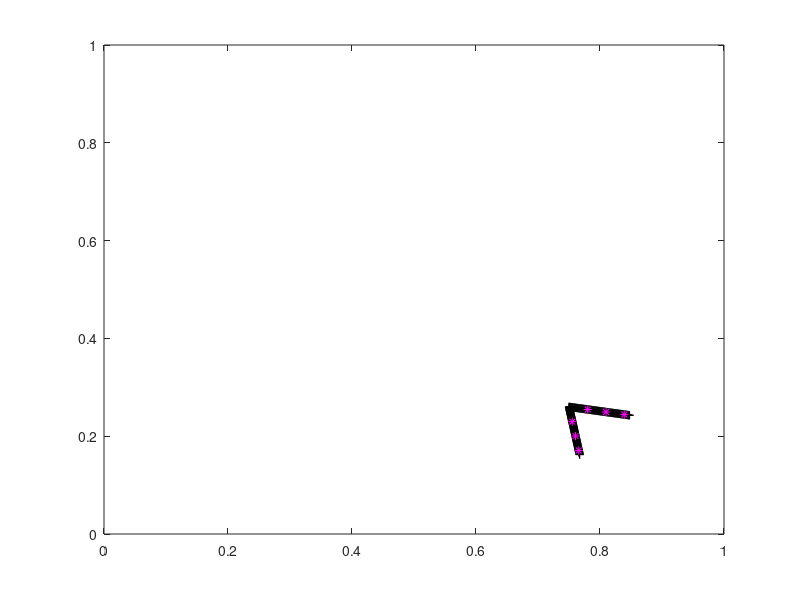

Write the MATLAB code that produced this figure.
%-------------------------------------------------------------------------------------------------------------------%
%
% IB2d is an Immersed Boundary Code (IB) for solving fully coupled non-linear 
% 	fluid-structure interaction models. This version of the code is based off of
%	Peskin's Immersed Boundary Method Paper in Acta Numerica, 2002.
%
% Author: Nicholas A. Battista
% Email:  nick.battista@unc.edu
% Date Created: September 9th, 2016
% Institution: UNC-CH
%
% This code is capable of creating Lagrangian Structures using:
% 	1. Springs
% 	2. Beams (*torsional springs)
% 	3. Target Points
%	4. Muscle-Model (combined Force-Length-Velocity model, "HIll+(Length-Tension)")
%
% One is able to update those Lagrangian Structure parameters, e.g., spring constants, resting %%	lengths, etc
% 
% There are a number of built in Examples, mostly used for teaching purposes. 
% 
% If you would like us %to add a specific muscle model, please let Nick (nick.battista@unc.edu) know.
%
%--------------------------------------------------------------------------------------------------------------------%

%%%%%%%%%%%%%%%%%%%%%%%%%%%%%%%%%%%%%%%%%%%%%%%%%%%%%%%%%%%%%%%%%%%%%%%%%%%%%%%%%%%%%%
%
% FUNCTION: creates the geometry and prints associated input files
%
%%%%%%%%%%%%%%%%%%%%%%%%%%%%%%%%%%%%%%%%%%%%%%%%%%%%%%%%%%%%%%%%%%%%%%%%%%%%%%%%%%%%%%

function Make_Scallop_Geo_and_Input_Files()

%
% Grid Parameters (MAKE SURE MATCHES IN input2d !!!)
%
Nx =  512;        % # of Eulerian Grid Pts. in x-Direction (MUST BE EVEN!!!)
Lx = 1.0;        % Length of Eulerian Grid in x-Direction
dx = Lx/Nx;      % Grid spatial resolution

%
% Immersed Structure Geometric / Dynamic Parameters %
%
ds = 0.45*dx;             % Lagrangian Pt. Spacing (2x resolution of Eulerian grid)
struct_name = 'scallop'; % Name for .vertex, .spring, etc files. (must match what's in 'input2d')


% Call function to construct geometry
[xLag,yLag] = give_Me_Immsersed_Boundary_Geometry(ds,Lx);


half_len = (length(xLag)-1)/2;   % Computes # of Lag Pts on each "Arm"
ind_off = ceil( 0.3*half_len ); % Computes # of lags from center pt for muscle placement
b_ind(1) = half_len - ind_off;      % Bottom index
t_ind(1) = half_len+2 + ind_off;    % Top index
m_dist(1) = sqrt( ( xLag( b_ind(1) )-xLag( t_ind(1) ) )^2 + ( yLag( b_ind(1) )-yLag( t_ind(1) ) )^2   );
%
ind_off = ceil( 0.6*half_len ); % Computes # of lags from center pt for muscle placement
b_ind(2) = half_len - ind_off;      % Bottom index
t_ind(2) = half_len+2 + ind_off;    % Top index
m_dist(2) = sqrt( ( xLag( b_ind(2) )-xLag( t_ind(2) ) )^2 + ( yLag( b_ind(2) )-yLag( t_ind(2) ) )^2   );
%
ind_off = ceil( 0.9*half_len ); % Computes # of lags from center pt for muscle placement
b_ind(3) = half_len - ind_off;      % Bottom index
t_ind(3) = half_len+2 + ind_off;    % Top index
m_dist(3) = sqrt( ( xLag( b_ind(3) )-xLag( t_ind(3) ) )^2 + ( yLag( b_ind(3) )-yLag( t_ind(3) ) )^2   );


% Test Muscle Placement
plot( xLag( b_ind ), yLag( b_ind ), 'm*'); hold on;
plot( xLag( t_ind ), yLag( t_ind ), 'm*'); hold on;


% Prints .vertex file!
print_Lagrangian_Vertices(xLag,yLag,struct_name);


% Prints .spring file! (LINEAR/NS-SPRINGS)
%k_Spring = 2.5e5;                    % Spring stiffness (does not need to be equal for all springs)
%ds_Rest = ds;                        % Spring resting length (does not need to be equal for all springs)
%print_Lagrangian_Springs(xLag,yLag,k_Spring,ds_Rest,struct_name,k_Spring2);


% Prints .d_spring file! (DAMPED SPRINGS)
k_Spring = 1e8; 
ds_Rest = ds;                       % Spring resting length (does not need to be equal for all springs)
b_damp = 0;%2.5; 
k_Spring2= 0e2;                     % Spring stiffness between sides of swimmer
print_Lagrangian_Damped_Springs(xLag,yLag,k_Spring,ds_Rest,b_damp,struct_name,k_Spring2);



% Prints .beam file!
k_Beam = 5e12;                      % Beam Stiffness (does not need to be equal for all beams)
C = compute_Curvatures(xLag,yLag);    % Computes curvature of initial configuration
print_Lagrangian_Beams(xLag,yLag,k_Beam,C,struct_name);


% Prints .muscle file! [ a_f * Fmax *exp( -( (Q-1)/SK )^2 ) * (1/P0)*(b*P0-a*v)/(v+b); Q = LF/LFO ]
LFO = m_dist; SK = 0.3; a = 0.25; b = 4.0; Fmax = [2 5 10]*10^4;
kSpr = 1e2; alpha = 1;
print_Lagrangian_3_Element_Muscles(xLag,LFO,SK,a,b,Fmax,struct_name,b_ind,t_ind,kSpr,alpha)

%kSpr = Fmax; gets a slow swimmmer


% Prints .target file!
%k_Target = 1e7;
%print_Lagrangian_Target_Pts(xLag,k_Target,struct_name);



%%%%%%%%%%%%%%%%%%%%%%%%%%%%%%%%%%%%%%%%%%%%%%%%%%%%%%%%%%%%%%%%%%%%%%%%
%
% FUNCTION: prints VERTEX points to a file called 'struct_name'.vertex
%
%%%%%%%%%%%%%%%%%%%%%%%%%%%%%%%%%%%%%%%%%%%%%%%%%%%%%%%%%%%%%%%%%%%%%%%%

function print_Lagrangian_Vertices(xLag,yLag,struct_name)

    N = length(xLag); % Total # of Lag. Pts

    vertex_fid = fopen([struct_name '.vertex'], 'w');

    fprintf(vertex_fid, '%d\n', N );

    %Loops over all Lagrangian Pts.
    for s = 1:N
        X_v = xLag(s);
        Y_v = yLag(s);
        fprintf(vertex_fid, '%1.16e %1.16e\n', X_v, Y_v);
    end

    fclose(vertex_fid);

    
    
%%%%%%%%%%%%%%%%%%%%%%%%%%%%%%%%%%%%%%%%%%%%%%%%%%%%%%%%%%%%%%%%%%%%%%%%
%
% FUNCTION: prints MUSCLE points to a file called "struct_name".muscle
%
%%%%%%%%%%%%%%%%%%%%%%%%%%%%%%%%%%%%%%%%%%%%%%%%%%%%%%%%%%%%%%%%%%%%%%%%

function print_Lagrangian_3_Element_Muscles(xLag,LFO,SK,a,b,Fmax,struct_name,ind_b,ind_t,kSpr,alpha)

    %N = length(xLag); %Number of Lagrangian Pts. Total

    muscle_fid = fopen([struct_name '.3_muscle'], 'w');

    fprintf(muscle_fid, '%d\n', 1 ); % Only 1 muscle

    %MUSCLES BETWEEN VERTICES
    fprintf(muscle_fid, '%d %d %1.16e %1.16e %1.16e %1.16e %1.16e %1.16e %1.16e\n', ind_b(1), ind_t(1), LFO(1), SK, a,b,Fmax(1),kSpr,alpha);  
    fprintf(muscle_fid, '%d %d %1.16e %1.16e %1.16e %1.16e %1.16e %1.16e %1.16e\n', ind_b(2), ind_t(2), LFO(2), SK, a,b,Fmax(2),kSpr,alpha);  
    fprintf(muscle_fid, '%d %d %1.16e %1.16e %1.16e %1.16e %1.16e %1.16e %1.16e\n', ind_b(3), ind_t(3), LFO(3), SK, a,b,Fmax(3),kSpr,alpha);  

    fclose(muscle_fid);
   
    
%%%%%%%%%%%%%%%%%%%%%%%%%%%%%%%%%%%%%%%%%%%%%%%%%%%%%%%%%%%%%%%%%%%%%%%%
%
% FUNCTION: prints SPRING points to a file called 'struct_name'.spring
%
%%%%%%%%%%%%%%%%%%%%%%%%%%%%%%%%%%%%%%%%%%%%%%%%%%%%%%%%%%%%%%%%%%%%%%%%

function print_Lagrangian_Springs(xLag,yLag,k_Spring,ds_Rest,struct_name,k_Spring2)

    N = length(xLag);

    spring_fid = fopen([struct_name '.spring'], 'w');

    fprintf(spring_fid, '%d\n', N-1 + (N-1)/2 );    % Print # of springs 

    %spring_force = kappa_spring*ds/(ds^2);
        
    %SPRINGS BETWEEN VERTICES
    for s = 1:N
            if s < N         
                fprintf(spring_fid, '%d %d %1.16e %1.16e\n', s, s+1, k_Spring, ds_Rest);  
            %else
            %    %Case s=N
            %    fprintf(spring_fid, '%d %d %1.16e %1.16e\n', s, 1,   k_Spring, ds_Rest);  
            end
    end
    
    for s=1:(N-1)/2
         dist = sqrt( ( xLag(s)-xLag(N-(s-1)) )^2 + ( yLag(s)-yLag(N-(s-1)) )^2 );
         if (s > (N-1)/2 - 7)
            fprintf(spring_fid, '%d %d %1.16e %1.16e\n', s, N-(s-1), k_Spring2, dist);
         else 
            fprintf(spring_fid, '%d %d %1.16e %1.16e\n', s, N-(s-1), k_Spring2, dist);
         end
    end
    fclose(spring_fid);     
    
%%%%%%%%%%%%%%%%%%%%%%%%%%%%%%%%%%%%%%%%%%%%%%%%%%%%%%%%%%%%%%%%%%%%%%%%%%%%%
%
% FUNCTION: prints DAMPED SPRING points to a file called rubberband.d_spring
%
%%%%%%%%%%%%%%%%%%%%%%%%%%%%%%%%%%%%%%%%%%%%%%%%%%%%%%%%%%%%%%%%%%%%%%%%%%%%%

function print_Lagrangian_Damped_Springs(xLag,yLag,k_Spring,ds_Rest,b_damp,struct_name,k_Spring2)

    N = length(xLag);

    spring_fid = fopen([struct_name '.d_spring'], 'w');

    fprintf(spring_fid, '%d\n', N-1 + (N-1)/2 );

    %spring_force = kappa_spring*ds/(ds^2);
        
    %SPRINGS BETWEEN VERTICES
    for s = 1:N
            if s < N         
                fprintf(spring_fid, '%d %d %1.16e %1.16e %1.16e\n', s, s+1, k_Spring, ds_Rest,b_damp);  
            %else
            %    %Case s=N
            %    fprintf(spring_fid, '%d %d %1.16e %1.16e\n', s, 1,   k_Spring, ds_Rest);  
            end
    end
    
    for s=1:(N-1)/2
         dist = sqrt( ( xLag(s)-xLag( N-(s-1) ) )^2 + ( yLag(s)-yLag( N-(s-1) ) )^2 );
         if (s > (N-1)/2 - 7)
            fprintf(spring_fid, '%d %d %1.16e %1.16e %1.16e\n', s, N-(s-1), k_Spring2, dist,b_damp);
         else 
            fprintf(spring_fid, '%d %d %1.16e %1.16e %1.16e\n', s, N-(s-1), k_Spring2, dist,b_damp);
         end
    end
    fclose(spring_fid);
    
    
    
%%%%%%%%%%%%%%%%%%%%%%%%%%%%%%%%%%%%%%%%%%%%%%%%%%%%%%%%%%%%%%%%%%%%%%%%
%
% FUNCTION: prints TARGET points to a file called 'struct_name'.vertex
%
%%%%%%%%%%%%%%%%%%%%%%%%%%%%%%%%%%%%%%%%%%%%%%%%%%%%%%%%%%%%%%%%%%%%%%%%

function print_Lagrangian_Target_Pts(xLag,k_Target,struct_name)

    N = length(xLag);

    target_fid = fopen([struct_name '.target'], 'w');

    fprintf(target_fid, '%d\n', N );

    %Loops over all Lagrangian Pts.
    for s = 1:N
        fprintf(target_fid, '%d %1.16e\n', s, k_Target);
    end

    fclose(target_fid); 
    
    
%%%%%%%%%%%%%%%%%%%%%%%%%%%%%%%%%%%%%%%%%%%%%%%%%%%%%%%%%%%%%%%%%%%%%%%%%%%%%%%%%%%%%
%
% FUNCTION: prints BEAM (Torsional Spring) points to a file called 'struct_name'.beam
%
%%%%%%%%%%%%%%%%%%%%%%%%%%%%%%%%%%%%%%%%%%%%%%%%%%%%%%%%%%%%%%%%%%%%%%%%%%%%%%%%%%%%%

function print_Lagrangian_Beams(xLag,yLag,k_Beam,C,struct_name)

    % k_Beam: beam stiffness
    % C: beam curvature
    
    N = length(xLag); % NOTE: Total number of beams = Number of Total Lag Pts. - 2

    beam_fid = fopen([struct_name '.beam'], 'w');

    fprintf(beam_fid, '%d\n', N-2 );

    %spring_force = kappa_spring*ds/(ds^2);

    %BEAMS BETWEEN VERTICES
    for s = 2:N-1
            if  s <= N-1         
                fprintf(beam_fid, '%d %d %d %1.16e %1.16e\n',s-1, s, s+1, k_Beam, C(s) );  
            else
                %Case s=N
                fprintf(beam_fid, '%d %d %d %1.16e %1.16e\n',s-1, s, 1,   k_Beam, C(s) );  
            end
    end
    fclose(beam_fid); 
    
    
    
%%%%%%%%%%%%%%%%%%%%%%%%%%%%%%%%%%%%%%%%%%%%%%%%%%%%%%%%%%%%%%%%%%%%%%%%
%
% FUNCTION: computes "curvature" of starting configuration
% 
% NOTE: not curvature in the traditional geometric sense, in the 'discrete'
% sense through cross product.
%
% NOTE: assumes a CLOSED structure
%
%%%%%%%%%%%%%%%%%%%%%%%%%%%%%%%%%%%%%%%%%%%%%%%%%%%%%%%%%%%%%%%%%%%%%%%%

function C = compute_Curvatures(xLag,yLag)

N = length(xLag);
C = zeros( N );

%Note: needs to be done same order as you print .beam file!
for i=1:N
   
   % Pts Xp -> Xq -> Xr (same as beam force calc.)
   
   if ( (i > 1) && (i < N) )
   
        Xp = xLag(i-1); Xq = xLag(i); Xr = xLag(i+1);
        Yp = yLag(i-1); Yq = yLag(i); Yr = yLag(i+1);
   
   elseif (i==1)
       
        Xp = xLag(N); Xq = xLag(i); Xr = xLag(i+1);
        Yp = yLag(N); Yq = yLag(i); Yr = yLag(i+1);
       
   elseif (i==N)
       
        Xp = xLag(N-1); Xq = xLag(N); Xr = xLag(1);
        Yp = yLag(N-1); Yq = yLag(N); Yr = yLag(1);
       
   end
       
   C(i) = (Xr-Xq)*(Yq-Yp) - (Yr-Yq)*(Xq-Xp); %Cross product btwn vectors
      
end
    
    
%%%%%%%%%%%%%%%%%%%%%%%%%%%%%%%%%%%%%%%%%%%%%%%%%%%%%%%%%%%%%%%%%%%%%%%%%
%
% FUNCTION: creates the Lagrangian structure geometry
%
%%%%%%%%%%%%%%%%%%%%%%%%%%%%%%%%%%%%%%%%%%%%%%%%%%%%%%%%%%%%%%%%%%%%%%%%%
 
function [xLag,yLag] = give_Me_Immsersed_Boundary_Geometry(ds,Lx)
 
% ds: Lagrangian pt. spacing
% Lx: Length of Eulerian grid
 
% The immsersed structure is initially "an angle" of 10 degrees %
ang = 70*pi/180; % original angle
L = 1/10*Lx;     % Structure will be 1/20 of the length of the grid

% Create line of points
x = 0:ds:L;
y = zeros( 1, length( x ) );

% Rotate line of points
[xB,yB] = rotate_geometry_please(x,y,-ang/2);
[xT,yT] = rotate_geometry_please(x,y,ang/2);

% Put together!
xLag = [ xB(end:-1:2) xT ];
yLag = [ yB(end:-1:2) yT ];

[xLag,yLag] = rotate_geometry_please(xLag,yLag,-pi/4);

length(xLag)

xLag = xLag + 0.75*Lx;
yLag = yLag + 0.26*Lx;

% TESTING GEOMETRY
%plot(xB,yB,'r*'); hold on;
%plot(xT,yT,'go'); hold on;
plot( xLag, yLag, 'k+'); hold on;
axis([0 Lx 0 Lx]);

% for i=1:length(xLag)
%    plot( xLag(i), yLag(i), 'k+'); hold on;
%    axis([0 Lx 0 Lx]);
%    pause();
% end



%%%%%%%%%%%%%%%%%%%%%%%%%%%%%%%%%%%%%%%%%%%%%%%%%%%%%%%%%%%%%%%%%%%%%%%%%
%
% FUNCTION: rotate set of points
%
%%%%%%%%%%%%%%%%%%%%%%%%%%%%%%%%%%%%%%%%%%%%%%%%%%%%%%%%%%%%%%%%%%%%%%%%%

function [xN,yN] = rotate_geometry_please(x,y,ang)

% x,y original (x,y) coordinates before rotation
% ang: angle rotating by

xN = zeros( 1, length( x ) ); yN = xN;
for i=1:length(x)
   xN(i) = x(i)*cos(ang) - y(i)*sin(ang); 
   yN(i) = x(i)*sin(ang) + y(i)*cos(ang); 
end
